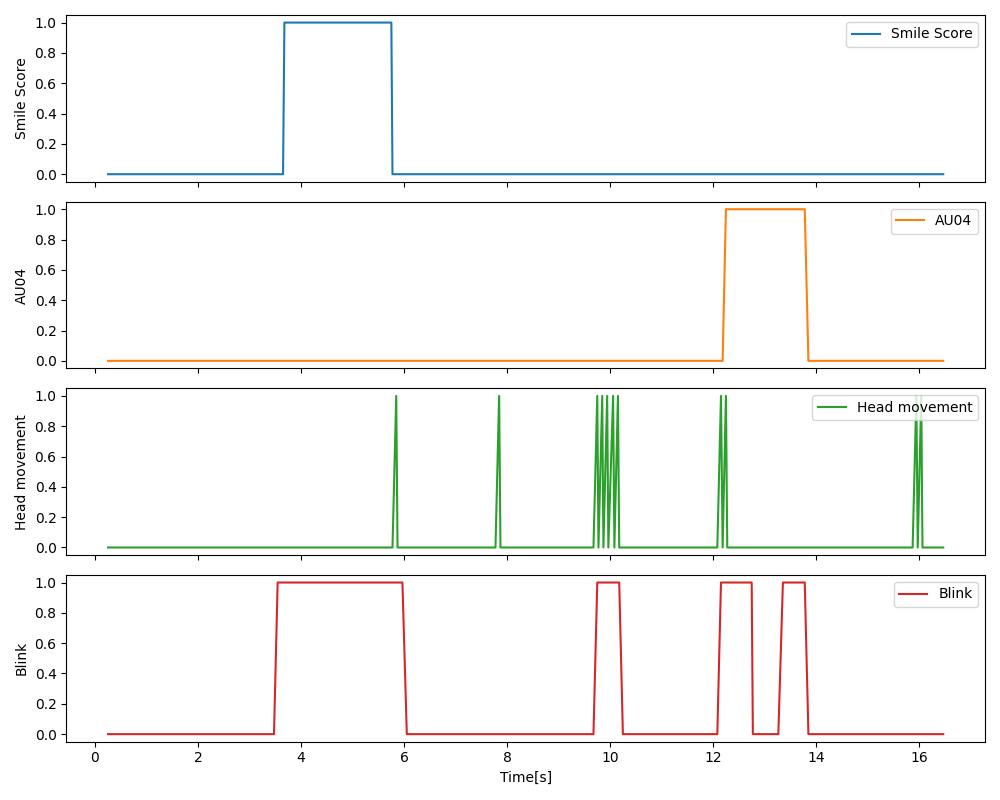

Write the Python code that produced this figure.
import pandas as pd
import matplotlib.pyplot as plt

df = pd.read_csv('./day1/2-2.csv')
df.columns = df.columns.str.strip()

df["Smile Score"] = (df["AU12_r"] > 2).astype(int)
df["AU04"] = (df["AU04_r"] > 1).astype(int)
df["Head movement"] = (df['pose_Rz'].diff() < -0.005).astype(int)
df["Blink"] = (df["AU45_c"] > 0).astype(int)


fig, axes = plt.subplots(4, 1, figsize=(10, 8), sharex=True)

# Smile Scoreのグラフ
axes[0].plot(df['timestamp'], df["Smile Score"], color="tab:blue")
axes[0].set_ylabel("Smile Score")
axes[0].legend(["Smile Score"], loc="upper right")

# AU04のグラフ
axes[1].plot(df['timestamp'], df["AU04"], color="tab:orange")
axes[1].set_ylabel("AU04")
axes[1].legend(["AU04"], loc="upper right")

# Head movementのグラフ
axes[2].plot(df['timestamp'], df["Head movement"], color="tab:green")
axes[2].set_ylabel("Head movement")
axes[2].legend(["Head movement"], loc="upper right")

# Blinkのグラフ
axes[3].plot(df['timestamp'], df["Blink"], color="tab:red")
axes[3].set_ylabel("Blink")
axes[3].set_xlabel("Time[s]")
axes[3].legend(["Blink"], loc="upper right")

plt.tight_layout()
plt.show()
